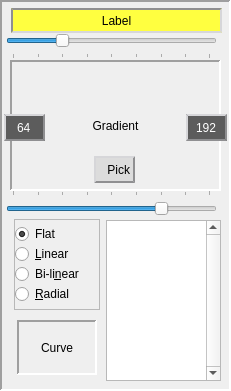
   <widget class="QFrame" name="frame_gradient">
    <property name="geometry">
     <rect>
      <x>10</x>
      <y>165</y>
      <width>231</width>
      <height>391</height>
     </rect>
    </property>
    <property name="frameShape">
     <enum>QFrame::Panel</enum>
    </property>
    <property name="frameShadow">
     <enum>QFrame::Sunken</enum>
    </property>
    <property name="lineWidth">
     <number>2</number>
    </property>
    <widget class="QLabel" name="label_name">
     <property name="geometry">
      <rect>
       <x>11</x>
       <y>8</y>
       <width>211</width>
       <height>25</height>
      </rect>
     </property>
     <property name="toolTip">
      <string>&lt;html&gt;&lt;head/&gt;&lt;body&gt;&lt;p&gt;Current label used.&lt;/p&gt;&lt;p&gt;&lt;br/&gt;&lt;/p&gt;&lt;p&gt;In the viewport:&lt;/p&gt;&lt;p&gt;* Left button: select a label, or drag the arrow ends&lt;/p&gt;&lt;p&gt;* Middle button: use the pipette to get the gray level&lt;/p&gt;&lt;p&gt;* Mouse wheel or zoom buttons under the viewport to change the zoom level&lt;/p&gt;&lt;p&gt;* Hold the right button of the mouse or keep the keyboard spacebar pressed to navigate in the image with the mouse&lt;/p&gt;&lt;p&gt;&lt;br/&gt;&lt;/p&gt;&lt;p&gt;In the 3D view:&lt;/p&gt;&lt;p&gt;* Drag left mouse button to rotate through the X and Y axis. You can also use home, end, page_up and page_down keys&lt;/p&gt;&lt;p&gt;* Drag right mouse button to move the view on the X and Y axis. You can also use up, down, left, right keys&lt;/p&gt;&lt;p&gt;* Mouse wheel to zoom in or out&lt;/p&gt;&lt;/body&gt;&lt;/html&gt;                                    </string>
     </property>
     <property name="styleSheet">
      <string notr="true">QLabel {
	background-color:rgb(255,255,64);
	border: 2px inset #8f8f91;
}
QToolTip {
    border:2px solid black;
	padding:5px;
	background-color:rgb(64,64,64);
	color:white;
	font-size: 14px;
}</string>
     </property>
     <property name="text">
      <string>Label</string>
     </property>
     <property name="alignment">
      <set>Qt::AlignCenter</set>
     </property>
    </widget>
    <widget class="QLabel" name="label_gradient">
     <property name="geometry">
      <rect>
       <x>10</x>
       <y>60</y>
       <width>211</width>
       <height>131</height>
      </rect>
     </property>
     <property name="toolTip">
      <string>&lt;html&gt;&lt;head/&gt;&lt;body&gt;&lt;p&gt;Preview of the gradient you can apply to the current label&lt;/p&gt;&lt;/body&gt;&lt;/html&gt;</string>
     </property>
     <property name="frameShape">
      <enum>QFrame::Panel</enum>
     </property>
     <property name="frameShadow">
      <enum>QFrame::Sunken</enum>
     </property>
     <property name="lineWidth">
      <number>2</number>
     </property>
     <property name="text">
      <string>Gradient</string>
     </property>
     <property name="alignment">
      <set>Qt::AlignCenter</set>
     </property>
    </widget>
    <widget class="QSlider" name="horizontalSlider_end">
     <property name="geometry">
      <rect>
       <x>6</x>
       <y>190</y>
       <width>211</width>
       <height>29</height>
      </rect>
     </property>
     <property name="focusPolicy">
      <enum>Qt::StrongFocus</enum>
     </property>
     <property name="toolTip">
      <string>&lt;html&gt;&lt;head/&gt;&lt;body&gt;&lt;p&gt;End of gradient color.&lt;/p&gt;&lt;p&gt;You can also edit directly the value with the box on the right of the gradient preview&lt;/p&gt;&lt;/body&gt;&lt;/html&gt;</string>
     </property>
     <property name="maximum">
      <number>255</number>
     </property>
     <property name="value">
      <number>192</number>
     </property>
     <property name="tracking">
      <bool>true</bool>
     </property>
     <property name="orientation">
      <enum>Qt::Horizontal</enum>
     </property>
     <property name="tickPosition">
      <enum>QSlider::TicksAbove</enum>
     </property>
     <property name="tickInterval">
      <number>32</number>
     </property>
    </widget>
    <widget class="QSlider" name="horizontalSlider_begin">
     <property name="geometry">
      <rect>
       <x>6</x>
       <y>30</y>
       <width>211</width>
       <height>29</height>
      </rect>
     </property>
     <property name="focusPolicy">
      <enum>Qt::StrongFocus</enum>
     </property>
     <property name="toolTip">
      <string>&lt;html&gt;&lt;head/&gt;&lt;body&gt;&lt;p&gt;Beginning of gradient color.&lt;/p&gt;&lt;p&gt;You can also edit directly the value with the box on the left of the gradient preview&lt;/p&gt;&lt;/body&gt;&lt;/html&gt;</string>
     </property>
     <property name="maximum">
      <number>255</number>
     </property>
     <property name="value">
      <number>64</number>
     </property>
     <property name="tracking">
      <bool>true</bool>
     </property>
     <property name="orientation">
      <enum>Qt::Horizontal</enum>
     </property>
     <property name="tickPosition">
      <enum>QSlider::TicksBelow</enum>
     </property>
     <property name="tickInterval">
      <number>32</number>
     </property>
    </widget>
    <widget class="QSpinBox" name="spinBox_color_begin">
     <property name="geometry">
      <rect>
       <x>4</x>
       <y>114</y>
       <width>41</width>
       <height>27</height>
      </rect>
     </property>
     <property name="palette">
      <palette>
       <active>
        <colorrole role="WindowText">
         <brush brushstyle="SolidPattern">
          <color alpha="255">
           <red>255</red>
           <green>255</green>
           <blue>255</blue>
          </color>
         </brush>
        </colorrole>
        <colorrole role="Button">
         <brush brushstyle="SolidPattern">
          <color alpha="255">
           <red>92</red>
           <green>92</green>
           <blue>92</blue>
          </color>
         </brush>
        </colorrole>
        <colorrole role="Text">
         <brush brushstyle="SolidPattern">
          <color alpha="255">
           <red>255</red>
           <green>255</green>
           <blue>255</blue>
          </color>
         </brush>
        </colorrole>
        <colorrole role="ButtonText">
         <brush brushstyle="SolidPattern">
          <color alpha="255">
           <red>255</red>
           <green>255</green>
           <blue>255</blue>
          </color>
         </brush>
        </colorrole>
        <colorrole role="Base">
         <brush brushstyle="SolidPattern">
          <color alpha="255">
           <red>92</red>
           <green>92</green>
           <blue>92</blue>
          </color>
         </brush>
        </colorrole>
        <colorrole role="Window">
         <brush brushstyle="SolidPattern">
          <color alpha="255">
           <red>92</red>
           <green>92</green>
           <blue>92</blue>
          </color>
         </brush>
        </colorrole>
        <colorrole role="Highlight">
         <brush brushstyle="SolidPattern">
          <color alpha="0">
           <red>135</red>
           <green>167</green>
           <blue>82</blue>
          </color>
         </brush>
        </colorrole>
       </active>
       <inactive>
        <colorrole role="WindowText">
         <brush brushstyle="SolidPattern">
          <color alpha="255">
           <red>255</red>
           <green>255</green>
           <blue>255</blue>
          </color>
         </brush>
        </colorrole>
        <colorrole role="Button">
         <brush brushstyle="SolidPattern">
          <color alpha="255">
           <red>92</red>
           <green>92</green>
           <blue>92</blue>
          </color>
         </brush>
        </colorrole>
        <colorrole role="Text">
         <brush brushstyle="SolidPattern">
          <color alpha="255">
           <red>255</red>
           <green>255</green>
           <blue>255</blue>
          </color>
         </brush>
        </colorrole>
        <colorrole role="ButtonText">
         <brush brushstyle="SolidPattern">
          <color alpha="255">
           <red>255</red>
           <green>255</green>
           <blue>255</blue>
          </color>
         </brush>
        </colorrole>
        <colorrole role="Base">
         <brush brushstyle="SolidPattern">
          <color alpha="255">
           <red>92</red>
           <green>92</green>
           <blue>92</blue>
          </color>
         </brush>
        </colorrole>
        <colorrole role="Window">
         <brush brushstyle="SolidPattern">
          <color alpha="255">
           <red>92</red>
           <green>92</green>
           <blue>92</blue>
          </color>
         </brush>
        </colorrole>
        <colorrole role="Highlight">
         <brush brushstyle="SolidPattern">
          <color alpha="0">
           <red>135</red>
           <green>167</green>
           <blue>82</blue>
          </color>
         </brush>
        </colorrole>
       </inactive>
       <disabled>
        <colorrole role="WindowText">
         <brush brushstyle="SolidPattern">
          <color alpha="255">
           <red>255</red>
           <green>255</green>
           <blue>255</blue>
          </color>
         </brush>
        </colorrole>
        <colorrole role="Button">
         <brush brushstyle="SolidPattern">
          <color alpha="255">
           <red>92</red>
           <green>92</green>
           <blue>92</blue>
          </color>
         </brush>
        </colorrole>
        <colorrole role="Text">
         <brush brushstyle="SolidPattern">
          <color alpha="255">
           <red>255</red>
           <green>255</green>
           <blue>255</blue>
          </color>
         </brush>
        </colorrole>
        <colorrole role="ButtonText">
         <brush brushstyle="SolidPattern">
          <color alpha="255">
           <red>255</red>
           <green>255</green>
           <blue>255</blue>
          </color>
         </brush>
        </colorrole>
        <colorrole role="Base">
         <brush brushstyle="SolidPattern">
          <color alpha="255">
           <red>92</red>
           <green>92</green>
           <blue>92</blue>
          </color>
         </brush>
        </colorrole>
        <colorrole role="Window">
         <brush brushstyle="SolidPattern">
          <color alpha="255">
           <red>92</red>
           <green>92</green>
           <blue>92</blue>
          </color>
         </brush>
        </colorrole>
        <colorrole role="Highlight">
         <brush brushstyle="SolidPattern">
          <color alpha="255">
           <red>167</red>
           <green>167</green>
           <blue>167</blue>
          </color>
         </brush>
        </colorrole>
       </disabled>
      </palette>
     </property>
     <property name="contextMenuPolicy">
      <enum>Qt::DefaultContextMenu</enum>
     </property>
     <property name="toolTip">
      <string>&lt;html&gt;&lt;head/&gt;&lt;body&gt;&lt;p&gt;Beginning of gradient color.&lt;/p&gt;&lt;p&gt;Edit directly or use the upper slider to change the value&lt;/p&gt;&lt;/body&gt;&lt;/html&gt;</string>
     </property>
     <property name="styleSheet">
      <string notr="true">QSpinBox {
	color:rgb(255,255,255);
	background-color:rgb(92,92,92);
	border: 2px outset #8f8f91;
}

QToolTip {
    border:2px solid black;
	padding:5px;
	background-color:rgb(64,64,64);
	color:white;
	font-size: 14px;
}</string>
     </property>
     <property name="wrapping">
      <bool>false</bool>
     </property>
     <property name="alignment">
      <set>Qt::AlignCenter</set>
     </property>
     <property name="buttonSymbols">
      <enum>QAbstractSpinBox::NoButtons</enum>
     </property>
     <property name="keyboardTracking">
      <bool>false</bool>
     </property>
     <property name="maximum">
      <number>255</number>
     </property>
     <property name="value">
      <number>64</number>
     </property>
    </widget>
    <widget class="QSpinBox" name="spinBox_color_end">
     <property name="geometry">
      <rect>
       <x>186</x>
       <y>114</y>
       <width>41</width>
       <height>27</height>
      </rect>
     </property>
     <property name="toolTip">
      <string>&lt;html&gt;&lt;head/&gt;&lt;body&gt;&lt;p&gt;End of gradient color.&lt;/p&gt;&lt;p&gt;Edit directly or use the bottom slider to change the value&lt;/p&gt;&lt;/body&gt;&lt;/html&gt;</string>
     </property>
     <property name="styleSheet">
      <string notr="true">QSpinBox {
	color:rgb(255,255,255);
	background-color:rgb(92,92,92);
	border: 2px outset #8f8f91;
}

QToolTip {
    border:2px solid black;
	padding:5px;
	background-color:rgb(64,64,64);
	color:white;
	font-size: 14px;
}</string>
     </property>
     <property name="alignment">
      <set>Qt::AlignCenter</set>
     </property>
     <property name="buttonSymbols">
      <enum>QAbstractSpinBox::NoButtons</enum>
     </property>
     <property name="keyboardTracking">
      <bool>false</bool>
     </property>
     <property name="maximum">
      <number>255</number>
     </property>
     <property name="value">
      <number>192</number>
     </property>
    </widget>
    <widget class="QLabel" name="label_gray_level">
     <property name="geometry">
      <rect>
       <x>94</x>
       <y>156</y>
       <width>41</width>
       <height>27</height>
      </rect>
     </property>
     <property name="toolTip">
      <string>&lt;html&gt;&lt;head/&gt;&lt;body&gt;&lt;p&gt;Use middle mouse button on the depthmap view to get the corresponding depthmap level of gray&lt;/p&gt;&lt;/body&gt;&lt;/html&gt;</string>
     </property>
     <property name="styleSheet">
      <string notr="true">QLabel {
	color:rgb(0,0,0);
	background-color:rgb(220,220,220);
	border: 2px outset #8f8f91;
}

QToolTip {
    border:2px solid black;
	padding:5px;
	background-color:rgb(64,64,64);
	color:white;
	font-size: 14px;
}</string>
     </property>
     <property name="frameShape">
      <enum>QFrame::Panel</enum>
     </property>
     <property name="frameShadow">
      <enum>QFrame::Sunken</enum>
     </property>
     <property name="lineWidth">
      <number>2</number>
     </property>
     <property name="text">
      <string>Pick</string>
     </property>
     <property name="alignment">
      <set>Qt::AlignRight|Qt::AlignTrailing|Qt::AlignVCenter</set>
     </property>
    </widget>
    <widget class="QLabel" name="label">
     <property name="geometry">
      <rect>
       <x>86</x>
       <y>157</y>
       <width>21</width>
       <height>24</height>
      </rect>
     </property>
     <property name="toolTip">
      <string>&lt;html&gt;&lt;head/&gt;&lt;body&gt;&lt;p&gt;Use right mouse button on the depthmap view to get the corresponding depthmap level of gray&lt;/p&gt;&lt;/body&gt;&lt;/html&gt;</string>
     </property>
     <property name="text">
      <string/>
     </property>
     <property name="pixmap">
      <pixmap resource="resources.qrc">:/icons/pipette.png</pixmap>
     </property>
     <property name="scaledContents">
      <bool>true</bool>
     </property>
    </widget>
    <widget class="QFrame" name="frame_gradient_type">
     <property name="geometry">
      <rect>
       <x>14</x>
       <y>219</y>
       <width>86</width>
       <height>91</height>
      </rect>
     </property>
     <property name="frameShape">
      <enum>QFrame::StyledPanel</enum>
     </property>
     <property name="frameShadow">
      <enum>QFrame::Raised</enum>
     </property>
     <widget class="QRadioButton" name="radioButton_flat">
      <property name="geometry">
       <rect>
        <x>1</x>
        <y>4</y>
        <width>81</width>
        <height>22</height>
       </rect>
      </property>
      <property name="focusPolicy">
       <enum>Qt::NoFocus</enum>
      </property>
      <property name="toolTip">
       <string>&lt;html&gt;&lt;head/&gt;&lt;body&gt;&lt;p&gt;The gradient is composed of a unique color&lt;/p&gt;&lt;/body&gt;&lt;/html&gt;</string>
      </property>
      <property name="styleSheet">
       <string notr="true">QToolTip {
    border:2px solid black;
	padding:5px;
	background-color:rgb(64,64,64);
	color:white;
	font-size: 14px;
}</string>
      </property>
      <property name="text">
       <string>Flat</string>
      </property>
      <property name="checked">
       <bool>true</bool>
      </property>
     </widget>
     <widget class="QRadioButton" name="radioButton_linear">
      <property name="geometry">
       <rect>
        <x>1</x>
        <y>24</y>
        <width>81</width>
        <height>22</height>
       </rect>
      </property>
      <property name="focusPolicy">
       <enum>Qt::NoFocus</enum>
      </property>
      <property name="toolTip">
       <string>&lt;html&gt;&lt;head/&gt;&lt;body&gt;&lt;p&gt;The gradient is drawn straight from the beginning to the end color.&lt;/p&gt;&lt;p&gt;In the label in the depthmap view, it begins at the base of the arrow and ends at the tip. The end color is spread further.&lt;/p&gt;&lt;p&gt;You can modifiy the arrow by dragging the red (beginning) and blue (end) dots&lt;/p&gt;&lt;/body&gt;&lt;/html&gt;</string>
      </property>
      <property name="styleSheet">
       <string notr="true">QToolTip {
    border:2px solid black;
	padding:5px;
	background-color:rgb(64,64,64);
	color:white;
	font-size: 14px;
}</string>
      </property>
      <property name="text">
       <string>&amp;Linear</string>
      </property>
      <property name="checked">
       <bool>false</bool>
      </property>
     </widget>
     <widget class="QRadioButton" name="radioButton_double_linear">
      <property name="geometry">
       <rect>
        <x>1</x>
        <y>44</y>
        <width>91</width>
        <height>22</height>
       </rect>
      </property>
      <property name="focusPolicy">
       <enum>Qt::NoFocus</enum>
      </property>
      <property name="toolTip">
       <string>&lt;html&gt;&lt;head/&gt;&lt;body&gt;&lt;p&gt;The gradient is drawn straight from the beginning to the end color.&lt;/p&gt;&lt;p&gt;In the label in the depthmap view, it begins at the base of the arrow and ends at the tip, and is also mirrored in the opposite direction.&lt;/p&gt;&lt;p&gt;You can modifiy the arrow by dragging the red (beginning) and blue (end) dots&lt;/p&gt;&lt;/body&gt;&lt;/html&gt;</string>
      </property>
      <property name="styleSheet">
       <string notr="true">QToolTip {
    border:2px solid black;
	padding:5px;
	background-color:rgb(64,64,64);
	color:white;
	font-size: 14px;
}</string>
      </property>
      <property name="text">
       <string>Bi-li&amp;near</string>
      </property>
      <property name="checked">
       <bool>false</bool>
      </property>
     </widget>
     <widget class="QRadioButton" name="radioButton_radial">
      <property name="geometry">
       <rect>
        <x>1</x>
        <y>64</y>
        <width>81</width>
        <height>22</height>
       </rect>
      </property>
      <property name="focusPolicy">
       <enum>Qt::NoFocus</enum>
      </property>
      <property name="toolTip">
       <string>&lt;html&gt;&lt;head/&gt;&lt;body&gt;&lt;p&gt;The gradient is drawn in circles from the beginning to the end color.&lt;/p&gt;&lt;p&gt;In the label in the depthmap view, it begins at the base of the arrow (center) and ends at the tip, then the end color is spread further.&lt;/p&gt;&lt;p&gt;You can modifiy the arrow by dragging the red (beginning) and blue (end) dots&lt;/p&gt;&lt;/body&gt;&lt;/html&gt;</string>
      </property>
      <property name="styleSheet">
       <string notr="true">QToolTip {
    border:2px solid black;
	padding:5px;
	background-color:rgb(64,64,64);
	color:white;
	font-size: 14px;
}</string>
      </property>
      <property name="text">
       <string>&amp;Radial</string>
      </property>
      <property name="checked">
       <bool>false</bool>
      </property>
     </widget>
    </widget>
    <widget class="QLabel" name="label_curve_image">
     <property name="geometry">
      <rect>
       <x>17</x>
       <y>320</y>
       <width>80</width>
       <height>55</height>
      </rect>
     </property>
     <property name="toolTip">
      <string>Show how the gray levels are spread in the current depthmap label</string>
     </property>
     <property name="frameShape">
      <enum>QFrame::Panel</enum>
     </property>
     <property name="frameShadow">
      <enum>QFrame::Sunken</enum>
     </property>
     <property name="lineWidth">
      <number>2</number>
     </property>
     <property name="text">
      <string>Curve</string>
     </property>
     <property name="scaledContents">
      <bool>true</bool>
     </property>
     <property name="alignment">
      <set>Qt::AlignCenter</set>
     </property>
    </widget>
    <widget class="QListWidget" name="listWidget_gradient_curve">
     <property name="geometry">
      <rect>
       <x>106</x>
       <y>220</y>
       <width>115</width>
       <height>161</height>
      </rect>
     </property>
     <property name="mouseTracking">
      <bool>false</bool>
     </property>
     <property name="toolTip">
      <string>&lt;html&gt;&lt;head/&gt;&lt;body&gt;&lt;p&gt;Select how the gray levels are spread in the current depthmap label&lt;/p&gt;&lt;/body&gt;&lt;/html&gt;</string>
     </property>
     <property name="verticalScrollBarPolicy">
      <enum>Qt::ScrollBarAlwaysOn</enum>
     </property>
    </widget>
    <zorder>frame_gradient_type</zorder>
    <zorder>label_name</zorder>
    <zorder>label_gradient</zorder>
    <zorder>horizontalSlider_end</zorder>
    <zorder>horizontalSlider_begin</zorder>
    <zorder>spinBox_color_begin</zorder>
    <zorder>spinBox_color_end</zorder>
    <zorder>label_gray_level</zorder>
    <zorder>label</zorder>
    <zorder>label_curve_image</zorder>
    <zorder>listWidget_gradient_curve</zorder>
   </widget>
